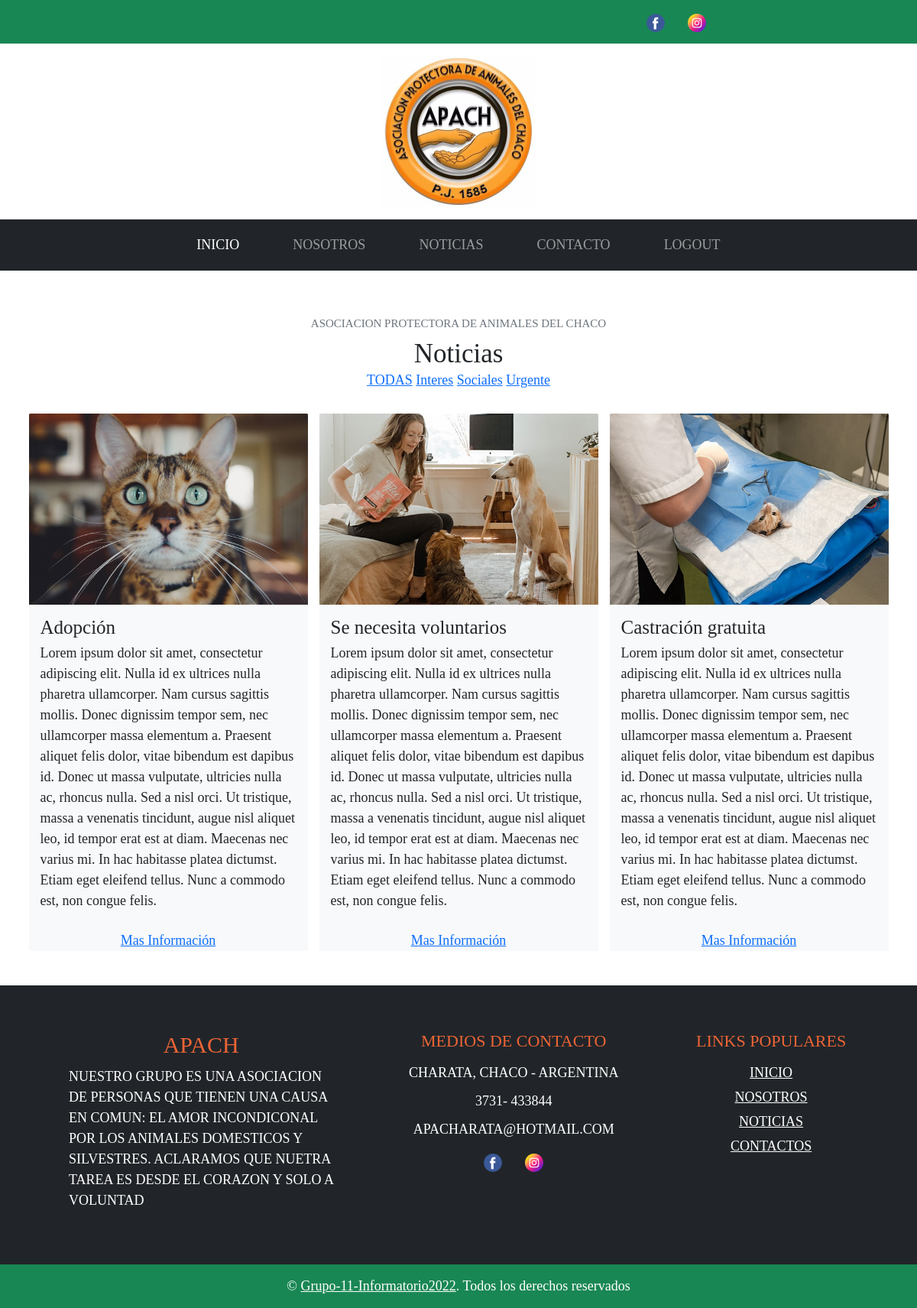
Screenshot of /listar/ (signed in) with the database file from the repository.
### webapp/models.py (models this page shows, shortened)
class Categoria(models.Model):
    nombre = models.CharField(max_length=100)

class Noticia(models.Model):
    titulo = models.CharField(max_length=150)
    cuerpo = models.TextField()
    imagen = models.ImageField(upload_to='static/img')
    categoria_noticia = models.ForeignKey(Categoria, on_delete=models.CASCADE)
    fecha = models.DateTimeField(auto_now_add=True)

### webapp/views.py (the view)
# urls.py: path('listar/', views.Listar_Noticias, name='listar'),
@login_required
def Listar_Noticias(request):
    contexto = {}
    id_categoria = request.GET.get('id', None)
    if id_categoria:
        n = Noticia.objects.filter(categoria_noticia=id_categoria)
    else:
        n = Noticia.objects.all()  # RETORNA UNA LISTA DE OBJETOS
    contexto['noticias'] = n
    cat = Categoria.objects.all().order_by('nombre')
    contexto['categorias'] = cat
    return render(request, 'listar.html', contexto)

### webapp/templates/listar.html
{% extends 'base.html' %}
{% load static %}
{% block content %}
<div class="container pt-5">
	<div class="d-flex flex-column text-center mb-5 pt-5">
		<h4 class="text-secondary mb-3 text-uppercase">Asociacion Protectora de animales del Chaco</h4>
		<h1 class="display-4 m-0">Noticias</h1>
		<div class="submenu">
			<a href="{% url 'listar' %}">TODAS</a>
			{% for cat in categorias %}
			<a href="?id={{cat.pk}}">{{cat.nombre}}</a>
			{% endfor %}
		</div>
	</div>
	<div class="row pb-3">
		{% for noti in noticias %}
		<div class="col-lg-4 mx-auto">
			<div class="card border-0 mb-2">
				<img class="card-img-top" src="{{noti.imagen.url}}" height="250" alt="">
				<div class="card-body bg-light p-4">
					<h1 class="card-title text-truncate">{{noti.titulo}}</h1>
					<p>{{noti.cuerpo}}</p>
				</div>
				<div class="text-center bg-light">
					<a class="font-weight-bold tex" href="{% url 'detalle' noti.pk %}">Mas Información</a>
				</div>
			</div>
		</div>
		{% endfor %}
	</div>
</div>
{% endblock %}

### webapp/templates/base.html (shortened to what this page needs)
<!DOCTYPE html>
<html lang="es">
<head>
  <link href="https://cdn.jsdelivr.net/npm/bootstrap@5.0.2/dist/css/bootstrap.min.css" rel="stylesheet"
 />
  {% load static %}
  <link rel="stylesheet" type="text/css" href="{% static 'css/style.css' %}" />
</head>
<body>
  <div class="container-fluid">
    <div class="row py-4 px-lg-5 bg-success">
      <div class="col-lg-6 text-center text-lg-left mb-2 mb-lg-0"></div>
      <div class="col-lg-6 text-center text-lg-right">
        <div class="d-inline-flex align-items-center">
          <a target="_blank" href="https://www.facebook.com/apachprotanimales.charata">
            {% load static %}
            <img class="rslogo mx-4" src="{% static 'img/facebook.png' %}" alt="facebook logo" />
          </a>
          <a target="_blank" href="https://www.instagram.com/apacharata/">
            {% load static %}
            <img class="rslogo mx-4" src="{% static 'img/instagram.png' %}" alt="instagram logo" />
          </a>
        </div>
      </div>
    </div>
    <div class="row py-4 px-lg-5 bg-white">
      <div class="d-flex justify-content-center">
        <a href="{% url 'index' %}">
          {% load static %}
          <img class="logotipo-principal d-flex justify-content-center" src="{% static 'img/logoong.jpeg' %}" alt="" />
        </a>
      </div>
    </div>
  </div>
  <nav class="navbar py-4 navbar-expand-sm navbar-dark bg-dark" aria-label="Third navbar example">
    <div class="collapse mx-4 navbar-collapse d-flex justify-content-evenly text-uppercase">
      <ul class="navbar-nav mb-2 mb-sm-0 mx-4">
        <div>
          <li class="nav-item mx-5">
            <a class="nav-link active" aria-current="page" href="{% url 'index' %}">INICIO</a>
          </li>
        </div>
        <div>
          <li class="nav-item mx-5">
            <a class="nav-link" href="{% url 'nosotros' %}">NOSOTROS</a>
          </li>
        </div>
        <div>
          <li class="nav-item mx-5">
            <a href="{% url 'listar' %}" class="nav-link">NOTICIAS</a>
          </li>
        </div>
        <div>
          <li class="nav-item mx-5">
            <a href="{% url 'contacto' %}" class="nav-link">CONTACTO</a>
          </li>
        </div>
        {% if user.is_authenticated %}
        <div>
          <li class="nav-item mx-5">
            <a href="{% url 'logout' %}" class="nav-link">Logout</a>
          </li>
        </div>
        {% endif %}
      </ul>
    </div>
  </nav>
  {% block content %} {% endblock %}
  <div class="container-fluid bg-dark text-white mt-5 py-5 px-sm-3 px-md-5">
    <div class="row pt-5">
      <div class="col-lg-5 col-md-12 mb-5">
        <h3 class="mb-3 display-5 text-capitalize text-white">
          <span class="texto-footer text-uppercase d-flex justify-content-center">APACH</span>
        </h3>
        <p class="text-uppercase mx-5 px-5">Nuestro grupo es una asociacion de personas que tienen una causa en comun:
          EL AMOR INCONDICONAL POR LOS ANIMALES DOMESTICOS Y SILVESTRES. Aclaramos que nuetra tarea es desde el corazon
          y solo a voluntad</p>
      </div>
      <div class="col-lg-7 col-md-12">
        <div class="row text-uppercase">
          <div class="col-md-6 mb-5">
            <h5 class="text-orange d-flex justify-content-center mb-4">
              Medios de Contacto
            </h5>
            <p class="d-flex justify-content-center">
              Charata, Chaco - Argentina
            </p>
            <p class="d-flex justify-content-center">3731- 433844</p>
            <p class="d-flex justify-content-center">
              apacharata@hotmail.com
            </p>
            <div class="d-flex justify-content-center mt-4">
              <div class="d-inline-flex align-items-center">
                <a target="_blank" href="https://www.facebook.com/apachprotanimales.charata">
                  {% load static %}
                  <img class="rslogo mx-4" src="{% static 'img/facebook.png' %}" alt="facebook logo" />
                </a>
                <a target="_blank" href="https://www.instagram.com/apacharata/">
                  {% load static %}
                  <img class="rslogo mx-4" src="{% static 'img/instagram.png' %}" alt="instagram logo" />
                </a>
              </div>
            </div>
          </div>
          <div class="col-md-6 mb-5">
            <h5 class="text-orange d-flex justify-content-center mb-4">
              Links Populares
            </h5>
            <div class="d-flex flex-column justify-content-center">
              <a class="text-white mb-2 d-flex justify-content-center" href="{% url 'index' %}">Inicio</a>
              <a class="text-white mb-2 d-flex justify-content-center" href="{% url 'nosotros' %}">Nosotros</a>
              <a class="text-white mb-2 d-flex justify-content-center" href="{% url 'listar' %}">Noticias</a>
              <a class="text-white d-flex justify-content-center" href="{% url 'contacto' %}">Contactos</a>
            </div>
          </div>
        </div>
      </div>
    </div>
  </div>
  <div class="container-fluid bg-success justify-content-center text-white py-4 px-sm-3 px-md-5">
    <div>
      <div class="text-center text-md-left mb-3 mb-md-0">
        <p class="m-0 text-white">
          &copy;
          <a class="text-white font-weight-bold" href="#">Grupo-11-Informatorio2022</a>. Todos los derechos reservados
        </p>
      </div>
    </div>
  </div>
</body>
</html>

### webapp/static/css/style.css (style rules this page uses)
:root { --texto-primario: #ed6436; }
html { background-color: white; box-sizing: border-box; font-size: 62.5%; }
*, *:before, *:after { box-sizing: inherit; }
body { background-color: white; font-family: var(--fuentePrincipal); font-size: 1.8rem; line-height: 1.5; }
img { max-width: auto; max-height: 25rem; object-fit: cover; }
.logotipo-principal { width: 20rem; display: flex; justify-content: center; align-items: center; }
.texto-footer { color: #ed6436; }
.text-orange { color: var(--texto-primario); font-size: 2.2rem; }

### rows the page displays
Categoria: nombre "Interes"
Categoria: nombre "Sociales"
Categoria: nombre "Urgente"
Noticia: imagen (picture), titulo "Adopción", cuerpo "Lorem ipsum dolor sit amet, consectetur adipiscing elit. Nulla id ex ultrices nulla pharetra ullamcorper. Nam cursus sagittis mollis. Donec dignissim tempor sem, nec ullamcorper massa elementum a. Praesent aliquet felis dolor, vitae bibendum est dapibus id. Donec ut massa vulputate, ultricies nulla ac, rhoncus nulla. Sed a nisl orci. Ut tristique, massa a venenatis tincidunt, augue nisl aliquet leo, id tempor erat est at diam. Maecenas nec varius mi. In hac habitasse platea dictumst. Etiam eget eleifend tellus. Nunc a commodo est, non congue felis."
Noticia: imagen (picture), titulo "Se necesita voluntarios", cuerpo "Lorem ipsum dolor sit amet, consectetur adipiscing elit. Nulla id ex ultrices nulla pharetra ullamcorper. Nam cursus sagittis mollis. Donec dignissim tempor sem, nec ullamcorper massa elementum a. Praesent aliquet felis dolor, vitae bibendum est dapibus id. Donec ut massa vulputate, ultricies nulla ac, rhoncus nulla. Sed a nisl orci. Ut tristique, massa a venenatis tincidunt, augue nisl aliquet leo, id tempor erat est at diam. Maecenas nec varius mi. In hac habitasse platea dictumst. Etiam eget eleifend tellus. Nunc a commodo est, non congue felis."
Noticia: imagen (picture), titulo "Castración gratuita", cuerpo "Lorem ipsum dolor sit amet, consectetur adipiscing elit. Nulla id ex ultrices nulla pharetra ullamcorper. Nam cursus sagittis mollis. Donec dignissim tempor sem, nec ullamcorper massa elementum a. Praesent aliquet felis dolor, vitae bibendum est dapibus id. Donec ut massa vulputate, ultricies nulla ac, rhoncus nulla. Sed a nisl orci. Ut tristique, massa a venenatis tincidunt, augue nisl aliquet leo, id tempor erat est at diam. Maecenas nec varius mi. In hac habitasse platea dictumst. Etiam eget eleifend tellus. Nunc a commodo est, non congue felis."
